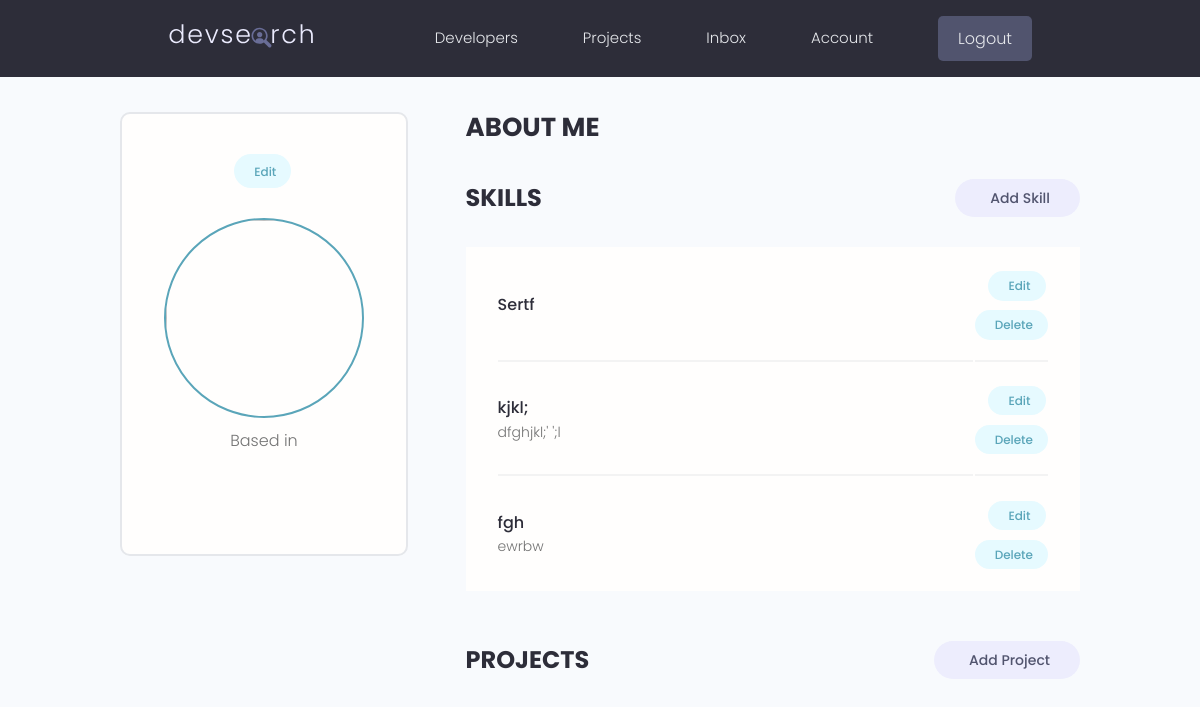
Before: /users/account (signed in) with the older database file.
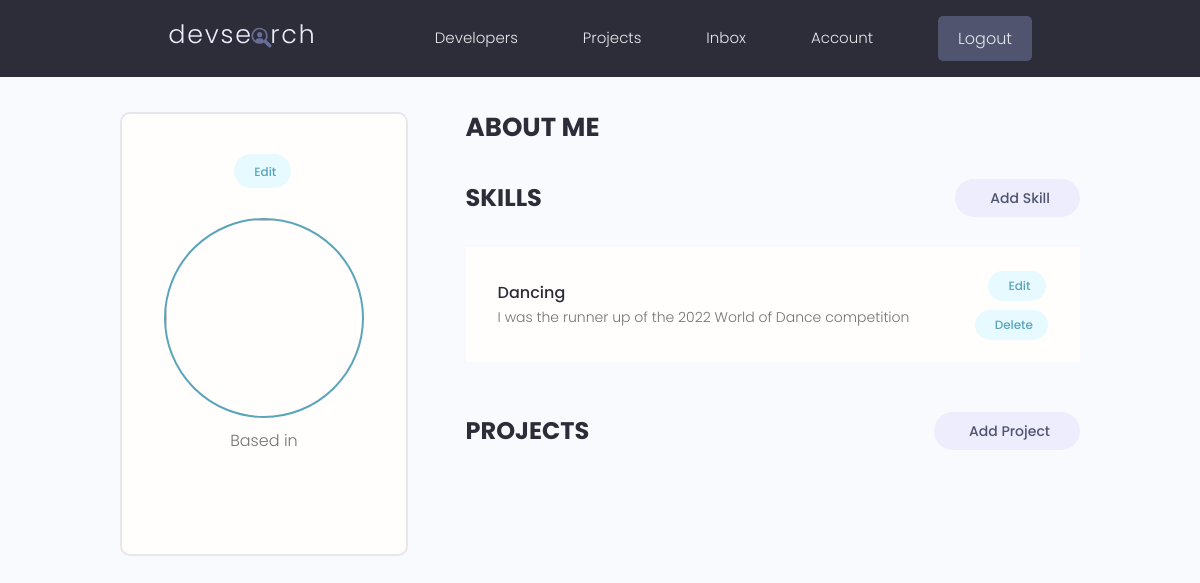
After: the same page with the newer database file.
### users/models.py (models this page shows, shortened)
class Skill(models.Model):
    owner = models.ForeignKey(CustomUser, on_delete=models.CASCADE, null=True, blank=True)
    name = models.CharField(max_length=200, null=True, blank=True)
    description = models.TextField(null=True, blank=True)
    created = models.DateTimeField(auto_now_add=True)
    id = models.UUIDField(default=uuid.uuid4, primary_key=True, editable=False, unique=True)

### users/views.py (the view)
# urls.py: path('account', views.userAccount, name='account'),
@login_required
def userAccount(request):
    user = request.user
    skills = user.skill_set.all()
    context = {
        'user': user,
        'skills': skills
    }
    return render(request, 'users/account.html', context)

### Django-2021-master/users/templates/users/account.html (shortened to what this page needs)
{% extends 'main.html' %}
{% block content %}
<main class="settingsPage profile my-md">
  <div class="container">
    <div class="layout">
      <div class="column column--1of3">
        <div class="card text-center">
          <div class="card__body dev">
            <a class="tag tag--pill tag--main settings__btn" href="{% url 'edit-account' %}">
              Edit</a>
            <img class="avatar avatar--xl dev__avatar" src="{{profile.imageURL}}" />
            <p class="dev__location">Based in {{profile.location}}</p>
          </div>
        </div>
      </div>
      <div class="column column--2of3">
        <div class="devInfo">
          <h3 class="devInfo__title">About Me</h3>
        </div>
        <div class="settings">
          <h3 class="settings__title">Skills</h3>
          <a class="tag tag--pill tag--sub settings__btn tag--lg" href="{% url 'create-skill' %}"> Add Skill</a>
        </div>
        <table class="settings__table">
          {% for skill in skills %}
          <tr>
            <td class="settings__tableInfo">
              <h4>{{skill.name}}</h4>
              <p>
                {{skill.description}}
              </p>
            </td>
            <td class="settings__tableActions">
              <a class="tag tag--pill tag--main settings__btn" href="{% url 'update-skill' skill.id %}"> Edit</a>
              <a class="tag tag--pill tag--main settings__btn" href="{% url 'delete-skill' skill.id %}?next=/account">
                Delete</a>
            </td>
          </tr>
          {% endfor %}
        </table>
        <div class="settings">
          <h3 class="settings__title">Projects</h3>
          <a class="tag tag--pill tag--sub settings__btn tag--lg" href="{% url 'create-project' %}"> Add Project</a>
        </div>
      </div>
    </div>
  </div>
</main>
{% endblock %}

Changed rows visible on the page:
removed Skill: name "Sertf"
removed Skill: name "kjkl;", description "dfghjkl;' ';l"
removed Skill: name "fgh", description "ewrbw"
added Skill: name "Dancing", description "I was the runner up of the 2022 World of Dance competition"
